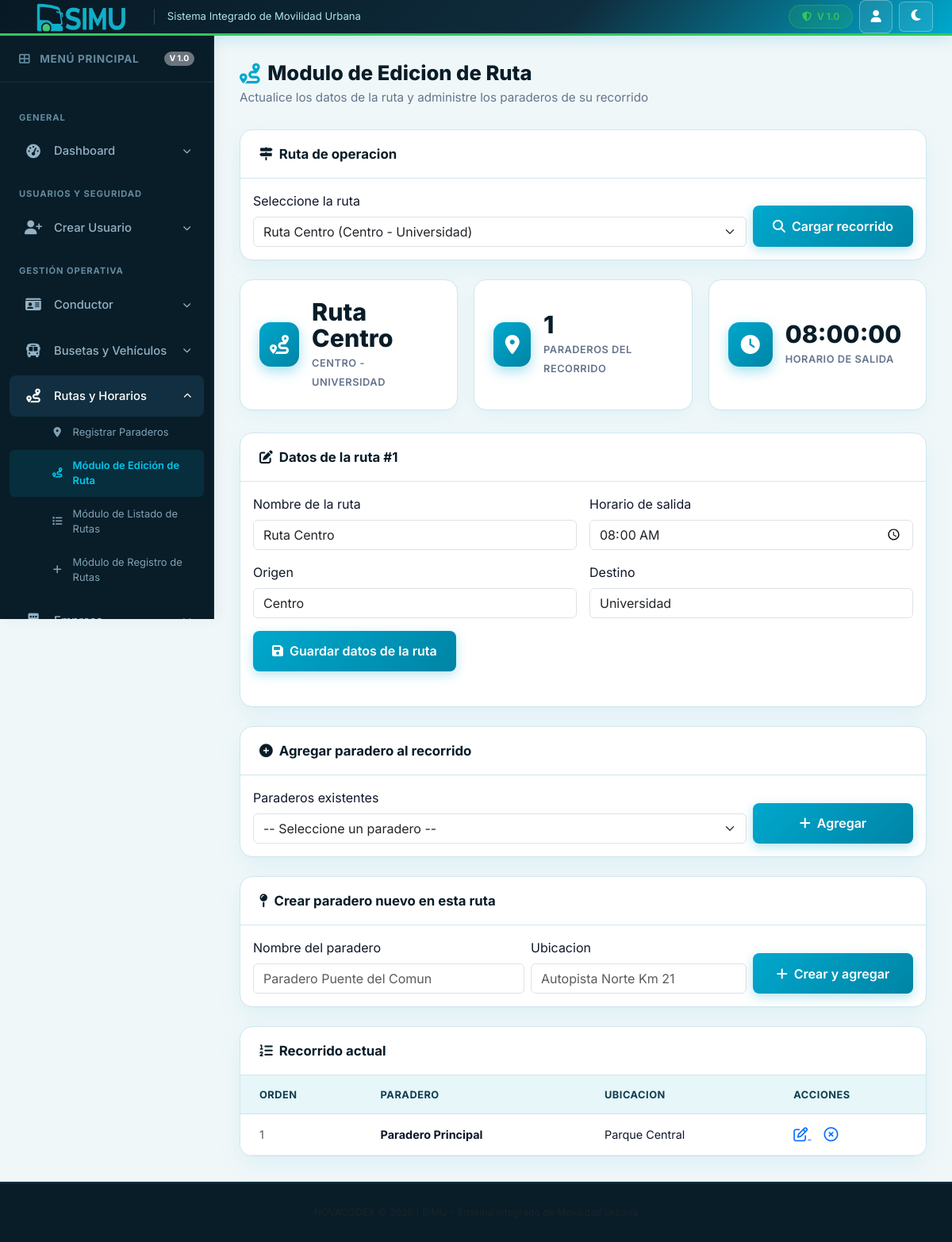
The page /index.php?pg=edicionRuta&id_ruta=1 (signed in) on the database its author committed.
### tables this page shows
CREATE TABLE `ruta` (
  `id_ruta` int(11) NOT NULL,
  `nombre` varchar(100) NOT NULL,
  `origen` varchar(100) NOT NULL,
  `destino` varchar(100) NOT NULL,
  `horario` time NOT NULL
);

CREATE TABLE `paradero` (
  `id_paradero` int(11) NOT NULL,
  `nombre` varchar(100) NOT NULL,
  `ubicacion` varchar(150) NOT NULL,
  `id_ruta` int(11) DEFAULT NULL
);

### models/mmodru.php (called while the page is built, shortened)
<?php
class Mmodru extends Conexion
{
    public function listarRutas()
    {
        $con = $this->get_conexion();
        $sql = "SELECT id_ruta, nombre, origen, destino, horario
                FROM ruta
                ORDER BY nombre ASC";
        $st = $con->prepare($sql);
        $st->execute();
        return $st->fetchAll(PDO::FETCH_ASSOC);
    }
    public function obtenerRuta($idRuta)
    {
        $con = $this->get_conexion();
        $sql = "SELECT id_ruta, nombre, origen, destino, horario
                FROM ruta
                WHERE id_ruta = :id";
        $st = $con->prepare($sql);
        $st->execute([':id' => $idRuta]);
        return $st->fetch(PDO::FETCH_ASSOC);
    }
    public function paraderosDeRuta($idRuta)
    {
        $con = $this->get_conexion();
        $sql = "SELECT id_paradero, nombre, ubicacion
                FROM paradero
                WHERE id_ruta = :id
                ORDER BY id_paradero ASC";
        $st = $con->prepare($sql);
        $st->execute([':id' => $idRuta]);
        return $st->fetchAll(PDO::FETCH_ASSOC);
    }
    public function paraderosDisponibles($idRuta)
    {
        $con = $this->get_conexion();
        $sql = "SELECT p.id_paradero, p.nombre, p.ubicacion, r.nombre AS ruta_actual
                FROM paradero p
                LEFT JOIN ruta r ON r.id_ruta = p.id_ruta
                WHERE p.id_ruta IS NULL OR p.id_ruta <> :id
                ORDER BY (p.id_ruta IS NOT NULL), p.nombre ASC";
        $st = $con->prepare($sql);
        $st->execute([':id' => $idRuta]);
        return $st->fetchAll(PDO::FETCH_ASSOC);
    }
}

### controllers/cmodru.php (called while the page is built, shortened)
<?php
require_once __DIR__ . '/../models/mmodru.php';
class Cmodru
{
    private $modelo;
    public function __construct()
    {
        $this->modelo = new Mmodru();
    }
    public function index()
    {
        $idRuta      = $_REQUEST['id_ruta'] ?? '';
        $mensaje     = '';
        $tipo        = '';
        $ruta        = null;
        $paraderos   = [];
        $disponibles = [];
        $paraEdit    = null;
        if ($idRuta != '') {
            $ruta        = $this->modelo->obtenerRuta($idRuta);
            $paraderos   = $this->modelo->paraderosDeRuta($idRuta);
            $disponibles = $this->modelo->paraderosDisponibles($idRuta);
        }
        return [
            'rutas'       => $this->modelo->listarRutas(),
            'ruta'        => $ruta,
            'idRuta'      => $idRuta,
            'paraderos'   => $paraderos,
            'disponibles' => $disponibles,
            'paraEdit'    => $paraEdit,
            'mensaje'     => $mensaje,
            'tipo'        => $tipo
        ];
    }
}

### views/vmodru.php (the view, shortened to what this page needs)
<?php
require_once __DIR__ . '/../controllers/cmodru.php';
$cModru = new Cmodru();
$datModru = $cModru->index();
$rutas       = $datModru['rutas'];
$ruta        = $datModru['ruta'];
$idRuta      = $datModru['idRuta'];
$paraderos   = $datModru['paraderos'];
$disponibles = $datModru['disponibles'];
?>
<div class="dashboard-container">
    <header class="dash-header">
        <h1 class="dash-title"><i class="fas fa-route"></i> Modulo de Edicion de Ruta</h1>
        <p class="dash-subtitle">Actualice los datos de la ruta y administre los paraderos de su recorrido</p>
    </header>
    <div class="dash-table-card">
        <div class="dash-table-header">
            <h3><i class="fas fa-map-signs me-2"></i>Ruta de operacion</h3>
        </div>
        <form method="get" action="index.php" class="p-3">
            <div class="row g-2 align-items-end">
                <div class="col-md-9">
                    <label for="selRuta" class="form-label">Seleccione la ruta</label>
                    <select name="id_ruta" id="selRuta" class="form-select">
                        <?php foreach ($rutas as $r) { ?>
                            <option value="<?= (int)$r['id_ruta']; ?>" <?= ($idRuta == $r['id_ruta']) ? 'selected' : ''; ?>>
                                <?= htmlspecialchars($r['nombre']); ?> (<?= htmlspecialchars($r['origen']); ?> - <?= htmlspecialchars($r['destino']); ?>)
                            </option>
                        <?php } ?>
                    </select>
                </div>
                <div class="col-md-3">
                    <button type="submit" class="btn btn-primary w-100"><i class="fas fa-search me-2"></i>Cargar recorrido</button>
                </div>
            </div>
        </form>
    </div>
    <?php if (is_array($ruta)) { ?>
        <div class="dash-stats-row mt-4">
            <div class="stat-card">
                <div class="stat-icon"><i class="fas fa-route"></i></div>
                <div>
                    <span class="stat-value"><?= htmlspecialchars($ruta['nombre']); ?></span>
                    <span class="stat-label"><?= htmlspecialchars($ruta['origen']); ?> - <?= htmlspecialchars($ruta['destino']); ?></span>
                </div>
            </div>
            <div class="stat-card">
                <div class="stat-icon"><i class="fas fa-map-marker-alt"></i></div>
                <div>
                    <span class="stat-value"><?= count($paraderos); ?></span>
                    <span class="stat-label">Paraderos del recorrido</span>
                </div>
            </div>
            <div class="stat-card">
                <div class="stat-icon"><i class="fas fa-clock"></i></div>
                <div>
                    <span class="stat-value"><?= htmlspecialchars($ruta['horario']); ?></span>
                    <span class="stat-label">Horario de salida</span>
                </div>
            </div>
        </div>
        <div class="dash-table-card mt-4">
            <div class="dash-table-header">
                <h3><i class="fas fa-pen-to-square me-2"></i>Datos de la ruta #<?= (int)$ruta['id_ruta']; ?></h3>
            </div>
            <form method="post" action="index.php?pg=edicionRuta" class="p-3">
                <div class="row g-3">
                    <div class="col-md-6">
                        <label for="nombre" class="form-label">Nombre de la ruta</label>
                        <input type="text" class="form-control" id="nombre" name="nombre" maxlength="100" value="<?= htmlspecialchars($ruta['nombre']); ?>" required>
                    </div>
                    <div class="col-md-6">
                        <label for="horario" class="form-label">Horario de salida</label>
                        <input type="time" class="form-control" id="horario" name="horario" value="<?= htmlspecialchars($ruta['horario']); ?>" required>
                    </div>
                    <div class="col-md-6">
                        <label for="origen" class="form-label">Origen</label>
                        <input type="text" class="form-control" id="origen" name="origen" maxlength="100" value="<?= htmlspecialchars($ruta['origen']); ?>" required>
                    </div>
                    <div class="col-md-6">
                        <label for="destino" class="form-label">Destino</label>
                        <input type="text" class="form-control" id="destino" name="destino" maxlength="100" value="<?= htmlspecialchars($ruta['destino']); ?>" required>
                    </div>
                </div>
                <div class="dash-actions mt-3">
                    <button type="submit" class="btn btn-primary"><i class="fas fa-save me-2"></i>Guardar datos de la ruta</button>
                </div>
            </form>
        </div>
        <div class="dash-table-card mt-4">
            <div class="dash-table-header">
                <h3><i class="fas fa-plus-circle me-2"></i>Agregar paradero al recorrido</h3>
            </div>
            <form method="post" action="index.php?pg=edicionRuta" class="p-3">
                <div class="row g-2 align-items-end">
                    <div class="col-md-9">
                        <label for="id_paradero" class="form-label">Paraderos existentes</label>
                        <select name="id_paradero" id="id_paradero" class="form-select">
                            <option value="">-- Seleccione un paradero --</option>
                        </select>
                    </div>
                    <div class="col-md-3">
                        <button type="submit" class="btn btn-primary w-100" <?= (count($disponibles) == 0) ? 'disabled' : ''; ?>><i class="fas fa-plus me-2"></i>Agregar</button>
                    </div>
                </div>
            </form>
        </div>
        <div class="dash-table-card mt-4">
            <div class="dash-table-header">
                <h3><i class="fas fa-map-pin me-2"></i>Crear paradero nuevo en esta ruta</h3>
            </div>
            <form method="post" action="index.php?pg=edicionRuta" class="p-3">
                <div class="row g-2 align-items-end">
                    <div class="col-md-5">
                        <label for="nombre_nuevo" class="form-label">Nombre del paradero</label>
                        <input type="text" class="form-control" id="nombre_nuevo" name="nombre_par" maxlength="100" placeholder="Paradero Puente del Comun" required>
                    </div>
                    <div class="col-md-4">
                        <label for="ubicacion_nuevo" class="form-label">Ubicacion</label>
                        <input type="text" class="form-control" id="ubicacion_nuevo" name="ubicacion_par" maxlength="150" placeholder="Autopista Norte Km 21" required>
                    </div>
                    <div class="col-md-3">
                        <button type="submit" class="btn btn-primary w-100"><i class="fas fa-plus me-2"></i>Crear y agregar</button>
                    </div>
                </div>
            </form>
        </div>
        <div class="dash-table-card mt-4">
            <div class="dash-table-header">
                <h3><i class="fas fa-list-ol me-2"></i>Recorrido actual</h3>
            </div>
            <div class="table-responsive">
                <table class="table align-middle">
                    <thead>
                        <tr>
                            <th>Orden</th>
                            <th>Paradero</th>
                            <th>Ubicacion</th>
                            <th>Acciones</th>
                        </tr>
                    </thead>
                    <tbody>
                        <?php if (count($paraderos) > 0) { ?>
                            <?php $orden = 1; ?>
                            <?php foreach ($paraderos as $p) { ?>
                                <tr>
                                    <td class="text-muted"><?= $orden++; ?></td>
                                    <td><strong><?= htmlspecialchars($p['nombre']); ?></strong></td>
                                    <td><?= htmlspecialchars($p['ubicacion']); ?></td>
                                    <td>
                                        <a href="index.php?pg=edicionRuta&ope=2&id_ruta=<?= (int)$ruta['id_ruta']; ?>&id_paradero=<?= (int)$p['id_paradero']; ?>" class="me-3" title="Editar paradero">
                                        </a>
                                        <a href="index.php?pg=edicionRuta&ope=4&id_ruta=<?= (int)$ruta['id_ruta']; ?>&id_paradero=<?= (int)$p['id_paradero']; ?>" title="Retirar del recorrido" onclick="return confirm('Desea retirar el paradero <?= htmlspecialchars(addslashes($p['nombre'])); ?> del recorrido?')">
                                        </a>
                                    </td>
                                </tr>
                            <?php } ?>
                        <?php } else { ?>
                            <tr>
                                <td colspan="4" class="text-center text-muted py-4">Esta ruta aun no tiene paraderos asignados.</td>
                            </tr>
                        <?php } ?>
                    </tbody>
                </table>
            </div>
        </div>
    <?php } else { ?>
        <div class="dash-table-card mt-4">
            <p class="text-center text-muted py-4 mb-0">Seleccione una ruta para editar sus datos y administrar su recorrido.</p>
        </div>
    <?php } ?>
</div>

### css/menu.css (style rules this page uses)
:root { --sidebar-width: 270px; --sidebar-collapsed-width: 70px; --sidebar-bg: #091d28; --sidebar-bg-hover: #143547; --sidebar-active-bg: linear-gradient( 135deg, #00a8cd 0%, #0084a5 100% ); --sidebar-text: #94b2c4; --sidebar-text-active: #ffffff; --sidebar-border: #133344; --accent-color: #00a8cd; }

### rows shown on the page
ruta: nombre "Ruta Centro", origen "CENTRO", destino "UNIVERSIDAD", horario "08:00:00", id_ruta "1", origen "Centro", destino "Universidad"
paradero: nombre "Paradero Principal", ubicacion "Parque Central"

### other values the page prints
count($paraderos) "1"
form field id_ruta "Ruta Centro (Centro - Universidad)"
